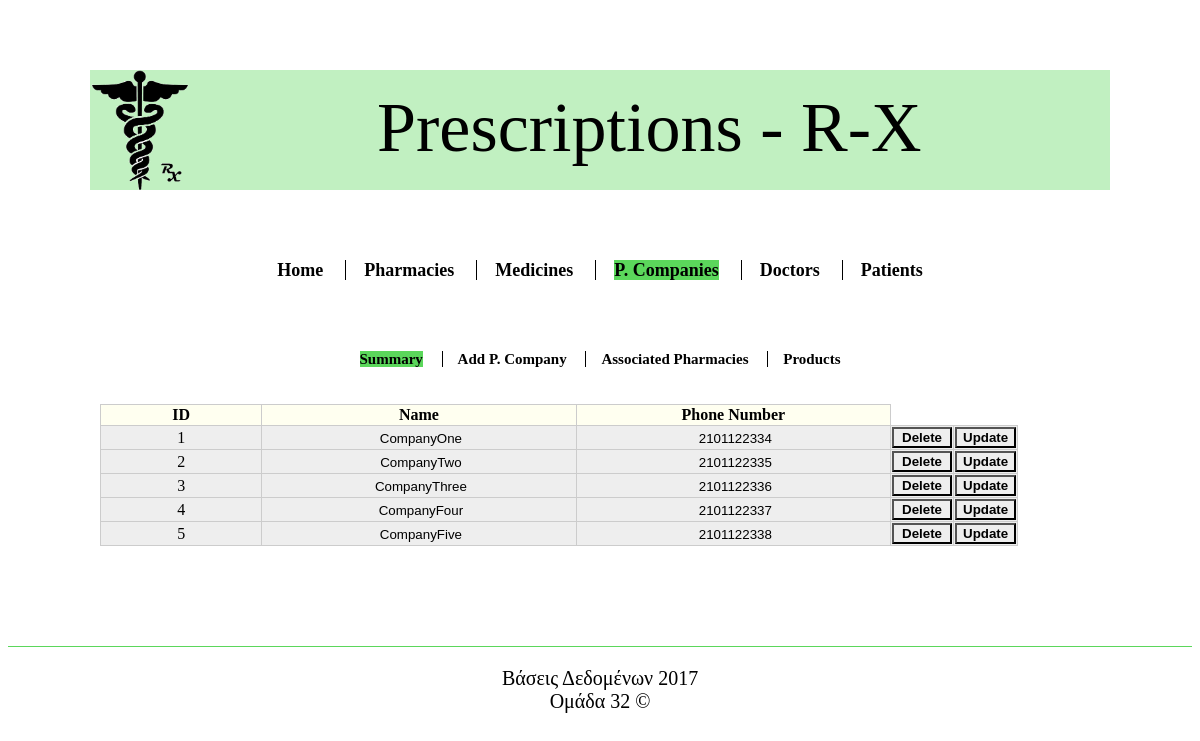
Screenshot of /company.php with the database file from the repository.
### tables this page shows
Create Table if not exists Company (
	CompanyId integer unsigned auto_increment not null,
	Name varchar(20) not null,
	PhoneNumber integer not null,
	primary key (CompanyId)
);

### company.php (the view, shortened to what this page needs)
<?php
	include('inc/header.inc.php');
	include('inc/connect.inc.php');
?>
<div id="menu">
	<ul>
		<li><a href="index.php">Home</a></li>
		<li><a href="pharmacy.php">Pharmacies</a></li>
		<li><a href="medicine.php">Medicines</a></li>
		<li><a href="company.php" style="background-color:#5bd75b">P. Companies</a></li>
		<li><a href="doctor.php">Doctors</a></li>
		<li><a href="patient.php">Patients</a></li>
	</ul>
</div>
<div id="main">
<div id="menu2">
	<ul>
		<li><a href="company.php" style="background-color:#5bd75b">Summary</a></li>
		<li><a href="addCompany.php">Add P. Company</a></li>
		<li><a href="companyPharmacies.php">Associated Pharmacies</a></li>
		<li><a href="companyMedicines.php">Products</a></li>
	</ul>
</div>
<br/><br/>
<?php
	$sql1="SELECT * FROM Company";
	$mydata1 = mysql_query($sql1,$con);
	echo "<table width='90%'>
	<tr style='background-color:#FFFFF0'>
		<th>ID</th>
		<th>Name</th>
		<th>Phone Number</th>
	</tr>";
	while ($record1 = mysql_fetch_array($mydata1)){
		echo "<form action='company.php' method='POST'>
		<tr>
		<td>$record1[CompanyId]</td>
		<td><input type='text' name='name' value='$record1[Name]' /></td>
		<td><input type='text' name='pnumber' value='$record1[PhoneNumber]' /></td>
		<td width='5%'>
			<input type='hidden' name='hidden1' value='$record1[CompanyId]'/>
			<input type='submit' name='delete1' value='Delete'/>
		</td>
		<td width='5%'>
			<input type='hidden' name='hidden2' value='$record1[CompanyId]'/>
			<input type='submit' name='update1' value='Update'/>
		</td>
		</tr></form>";
	}
	echo "</table>";
?>
</div>
<?php
	include('inc/footer.inc.php');
?>

### assets/styles/style.css (style rules this page uses)
#menu { color:#FFFFFF; margin-top:70px; margin-bottom:70px; width:100%; }
#menu ul { font-size:100%; font-weight:bold; padding:0; margin:0; text-align:center; }
#menu li:first-child { padding-left:0; border-left:none; margin-left:0; }
#menu li { display:inline; margin-left: 1em; border-left: 1px solid #000000; padding-left:1em; font-size:18px; }
#menu li a:link, #menu li a:visited, #menu li a:active { text-decoration:none; color:#000000; }
#menu2 { color:#FFFFFF; margin-top:1%; width:100%; }
#menu2 ul { font-size:15px; font-style:tahoma; font-weight:bold; padding:0; margin:0; text-align:center; }
#menu2 li:first-child { padding-left:0; border-left:none; margin-left:0; }
#menu2 li { display:inline; margin-left: 1em; border-left: 1px solid #000000; padding-left:1em; }
#menu2 li a:link, #menu li a:visited, #menu li a:active { text-decoration:none; color:#000000; }
#main table { border-collapse:collapse; vertical-align:middle; margin-left:1%; }
#main { width:100%; text-align:left; }
#main th,td { text-align:center; border:1px solid #ccc; }
#main tr { background:#eee; }
#main input[type="text"] { background-color:rgba(0,0,0,0); border:none; text-align:center; outline:none; width:100%; }
#main input[type="submit"] { background-color:rgba(0,0,0,0); text-align:center; outline:none; font-weight:bold; width:100%; }
@media only screen and (min-width: 280px) and (max-width:1919px) { html { ovelflow-y:scroll; } }
@media only screen and (min-width: 280px) and (max-width:1919px) { #main table { max-width:950px; min-width:760px; } }
@media only screen and (min-width: 280px) and (max-width:1919px) { #main td { min-width:60px; max-width:120px; } }
@media only screen and (min-width: 280px) and (max-width:1919px) { #menu2 { min-width:1020px; max-width:1020px; } }
@media only screen and (min-width: 280px) and (max-width:1919px) { #menu { min-width:680px; max-width:1020px; } }
@media only screen and (min-width: 280px) and (max-width:1919px) { #menu ul { text-align:center; } }

### rows the page displays
company: CompanyId "1", name "CompanyOne", pnumber "2101122334"
company: CompanyId "2", name "CompanyTwo", pnumber "2101122335"
company: CompanyId "3", name "CompanyThree", pnumber "2101122336"
company: CompanyId "4", name "CompanyFour", pnumber "2101122337"
company: CompanyId "5", name "CompanyFive", pnumber "2101122338"
